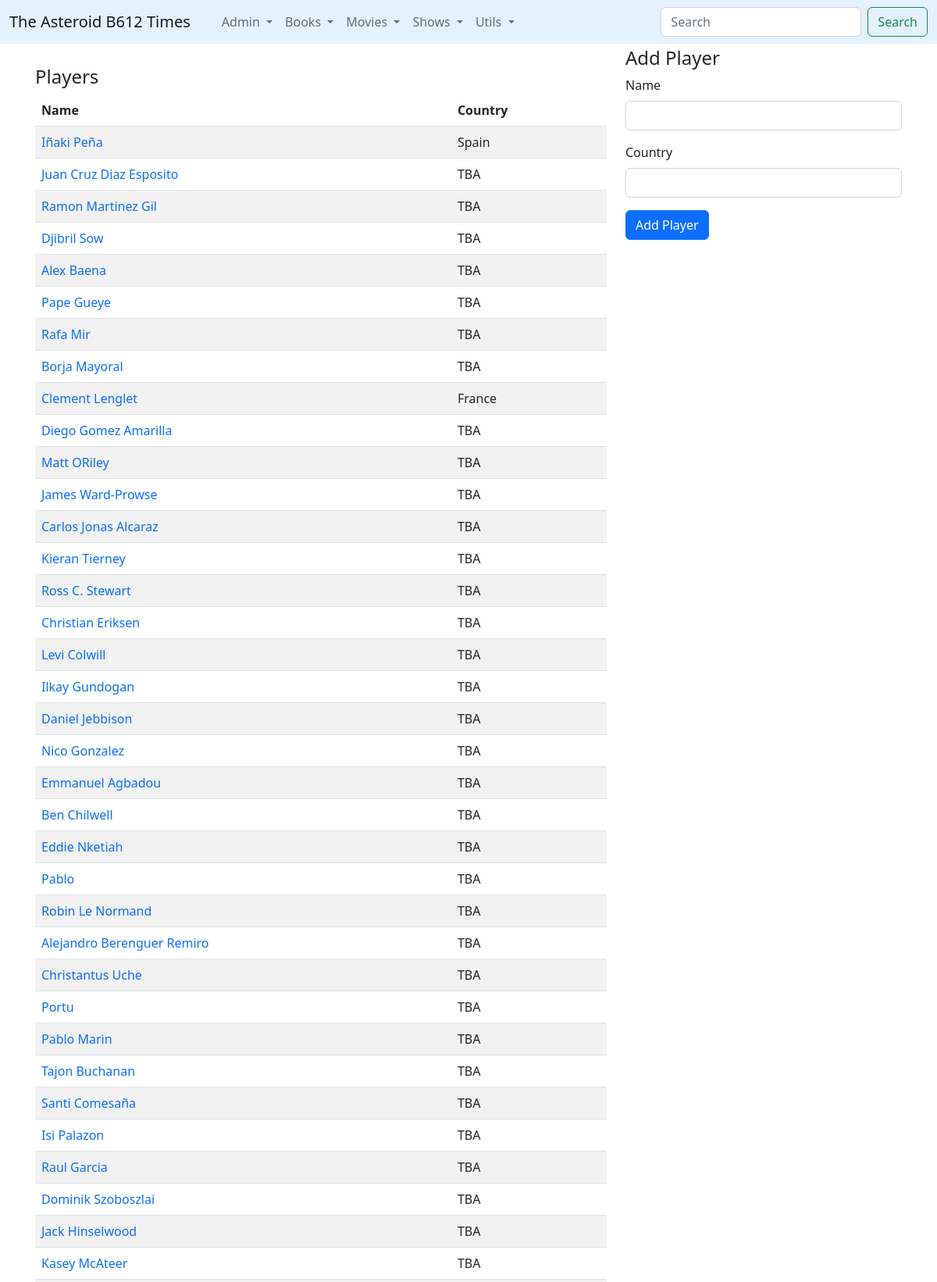
/jugadores/ (upper part), run on the app's committed database.
### times/models.py (models this page shows, shortened)
class Jugador(models.Model):
	nombre = models.CharField(max_length=128)
	pais = models.CharField(max_length=128)
	biographics = models.TextField(default="This section needs to be expanded.")

### times/views.py (the view)
# urls.py: path('jugadores/', views.jugadores, name='jugadores'),
def jugadores(request):
    jugadores = Jugador.objects.all().order_by('-id')
    if request.method == 'POST':
        pnombre = request.POST.get("nombre","")
        ppais = request.POST.get("pais","")
        newJ = Jugador.objects.create(nombre=pnombre,pais=ppais, biographics = "This section needs to be expanded.")
        newJ.save()
        return redirect('/jugador/{}'.format(newJ.id))
    else:
        return render(request,'players.html',{'jugadores':jugadores})

### times/templates/players.html (shortened to what this page needs)
{% extends 'base_soccer.html' %}
{% load humanize %}
{% block contenido %}
<article>
    <h4>Players</h4>
      <table class="table table-striped">
          <thead>
          <tr>
            <th scope="col">Name</th>
            <th scope="col">Country</th>
          </tr>
          </thead>
          <tbody>
            {% for j in jugadores%}
                <tr>
                    <td><a href="{% url 'jugador' j.id %}" style="text-decoration:none;">{{j.nombre}}</a></td>
                    <td>{{j.pais}}</td>
                </tr>
            {% endfor %}
          </tbody>
        </table>
</article>
{% endblock %}
{% block rightbar %}
<h4>Add Player</h4>
<form method="POST">
      <div class="mb-3">
        <label for="exampleInputEmail1" class="form-label">Name</label>
        <input type="text" name="nombre" class="form-control" id="exampleInputEmail1" aria-describedby="emailHelp">
      </div>
      <div class="mb-3">
        <label for="exampleInputEmail1" class="form-label">Country</label>
        <input type="text" name="pais" class="form-control" id="exampleInputEmail1" aria-describedby="emailHelp">
      </div>
      <button type="submit" class="btn btn-primary">Add Player</button>
    </form>
{% endblock %}

### data on the page
Jugador: nombre "Iñaki Peña", pais "Spain"
Jugador: nombre "Juan Cruz Diaz Esposito", pais "TBA"
Jugador: nombre "Ramon Martinez Gil", pais "TBA"
Jugador: nombre "Djibril Sow", pais "TBA"
Jugador: nombre "Alex Baena", pais "TBA"
Jugador: nombre "Pape Gueye", pais "TBA"
Jugador: nombre "Rafa Mir", pais "TBA"
Jugador: nombre "Borja Mayoral", pais "TBA"
Jugador: nombre "Clement Lenglet", pais "France"
Jugador: nombre "Diego Gomez Amarilla", pais "TBA"
Jugador: nombre "Matt ORiley", pais "TBA"
Jugador: nombre "James Ward-Prowse", pais "TBA"
Jugador: nombre "Carlos Jonas Alcaraz", pais "TBA"
Jugador: nombre "Kieran Tierney", pais "TBA"
Jugador: nombre "Ross C. Stewart", pais "TBA"
Jugador: nombre "Christian Eriksen", pais "TBA"
Jugador: nombre "Levi Colwill", pais "TBA"
Jugador: nombre "Ilkay Gundogan", pais "TBA"
Jugador: nombre "Daniel Jebbison", pais "TBA"
Jugador: nombre "Nico Gonzalez", pais "TBA"
Jugador: nombre "Emmanuel Agbadou", pais "TBA"
Jugador: nombre "Ben Chilwell", pais "TBA"
Jugador: nombre "Eddie Nketiah", pais "TBA"
Jugador: nombre "Pablo", pais "TBA"
Jugador: nombre "Robin Le Normand", pais "TBA"
Jugador: nombre "Alejandro Berenguer Remiro", pais "TBA"
Jugador: nombre "Christantus Uche", pais "TBA"
Jugador: nombre "Portu", pais "TBA"
Jugador: nombre "Pablo Marin", pais "TBA"
Jugador: nombre "Tajon Buchanan", pais "TBA"
Jugador: nombre "Santi Comesaña", pais "TBA"
Jugador: nombre "Isi Palazon", pais "TBA"
Jugador: nombre "Raul Garcia", pais "TBA"
Jugador: nombre "Dominik Szoboszlai", pais "TBA"
Jugador: nombre "Jack Hinselwood", pais "TBA"
Jugador: nombre "Kasey McAteer", pais "TBA"
